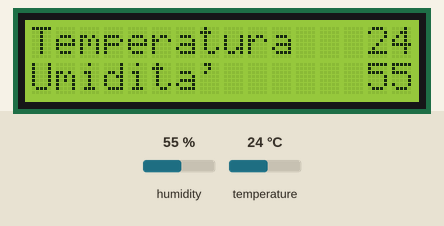
Recording of a sketch running on a simulated Arduino Uno, built with avr-gcc and run on an emulated ATmega328P. Parts: 16×2 character LCD. Wiring (inferred from the names in the program): DHT11 sensor: data pin 8. Inputs (shaded band) come from the test bench; at power-on: humidity 55 %, temperature 24 °C.

Above: at 2.8 s.
2.9 s: humidity set to 22 %
At 4.7 s:
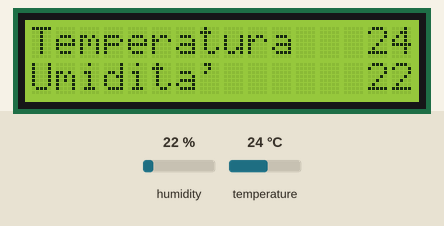
5.9 s: temperature set to 12 °C
At 7.4 s:
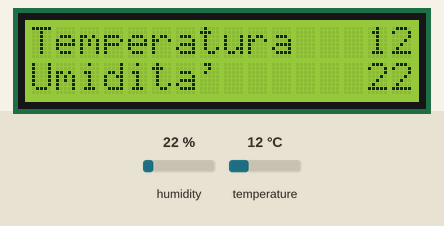
8.9 s: humidity set to 40 %
At 10.7 s:
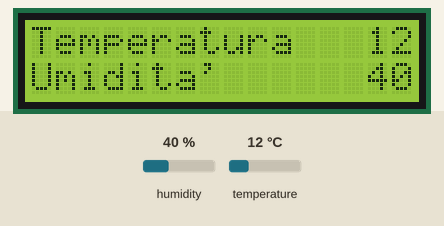
11.9 s: temperature set to 19 °C
At 13.5 s:
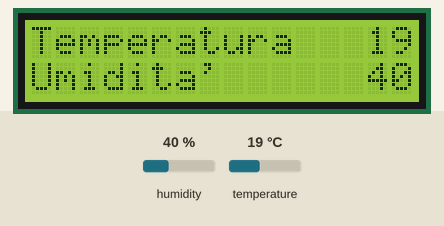
Timing chart, 0 to 15.0 s (numbered marks = the images above; inputs shaded):
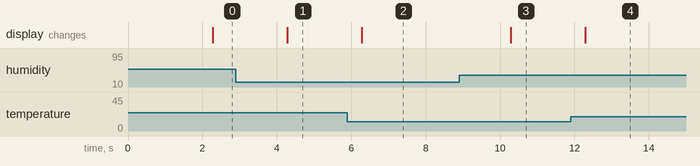

Measured:
- after the input at 2.9 s, the display: changes after 1.4 s (image 1)
- after the input at 5.9 s, the display: changes after 0.38 s (image 2)
- after the input at 8.9 s, the display: changes after 1.4 s (image 3)
- after the input at 11.9 s, the display: changes after 0.39 s (image 4)

The sketch:

dht-11_lcd.ino
```cpp
#include <LiquidCrystal.h>
#include "DHT.h"
#define DHTPIN 8
// 8 è il pin di Arduino a cui collego il sensore di temperatura
#define DHTTYPE DHT11
// dht11 è il tipo di sensore che uso
DHT dht(DHTPIN, DHTTYPE);
LiquidCrystal lcd(12, 11, 5, 4, 3, 2);
// connessione display (pin)

void setup() {
lcd.begin(16, 2);
// imposto il tipo di display (colonne, righe)
lcd.print("Temperatura");
lcd.setCursor(0,1);
lcd.print("Umidita'");
}
void loop() {
int t = dht.readTemperature();
int h = dht.readHumidity();
// posiziono il cursore alla colonna 12 e riga 0
lcd.setCursor(14, 0);
lcd.print(t);
lcd.setCursor(14, 1);
lcd.print(h);
}
```

DHT.h
```cpp
// (licence header left out)
#ifndef DHT_H
#define DHT_H

#if ARDUINO >= 100
 #include "Arduino.h"
#else
 #include "WProgram.h"
#endif


// Uncomment to enable printing out nice debug messages.
//#define DHT_DEBUG

// Define where debug output will be printed.
#define DEBUG_PRINTER Serial

// Setup debug printing macros.
#ifdef DHT_DEBUG
  #define DEBUG_PRINT(...) { DEBUG_PRINTER.print(__VA_ARGS__); }
  #define DEBUG_PRINTLN(...) { DEBUG_PRINTER.println(__VA_ARGS__); }
#else
  #define DEBUG_PRINT(...) {}
  #define DEBUG_PRINTLN(...) {}
#endif

// Define types of sensors.
#define DHT11 11
#define DHT22 22
#define DHT21 21
#define AM2301 21


class DHT {
  public:
   DHT(uint8_t pin, uint8_t type, uint8_t count=6);
   void begin(void);
   float readTemperature(bool S=false, bool force=false);
   float convertCtoF(float);
   float convertFtoC(float);
   float computeHeatIndex(float temperature, float percentHumidity, bool isFahrenheit=true);
   float readHumidity(bool force=false);
   boolean read(bool force=false);

 private:
  uint8_t data[5];
  uint8_t _pin, _type;
  #ifdef __AVR
    // Use direct GPIO access on an 8-bit AVR so keep track of the port and bitmask
    // for the digital pin connected to the DHT.  Other platforms will use digitalRead.
    uint8_t _bit, _port;
  #endif
  uint32_t _lastreadtime, _maxcycles;
  bool _lastresult;

  uint32_t expectPulse(bool level);

};

class InterruptLock {
  public:
   InterruptLock() {
    noInterrupts();
   }
   ~InterruptLock() {
    interrupts();
   }

};

#endif
```
